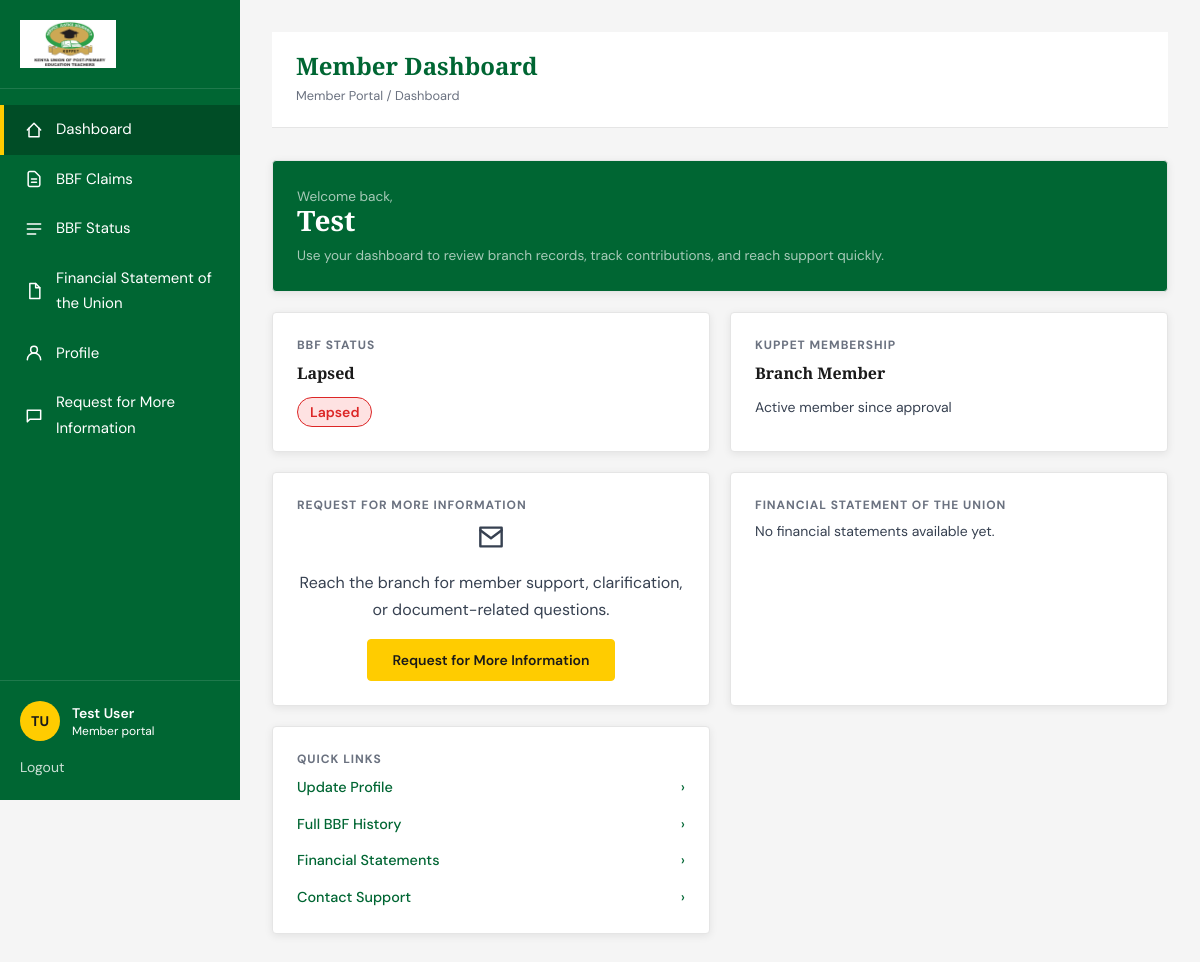
The page /dashboard/ (signed in) on the database its author committed.
### accounts/models.py (models this page shows, shortened)
class CustomUser(AbstractUser):
    tsc_number = models.CharField(max_length=50, unique=True)
    email = models.EmailField(_('email address'), unique=True, null=True, blank=True)
    phone_number = models.CharField(max_length=20, blank=True)
    sub_county = models.CharField(max_length=100, blank=True)
    school = models.CharField(max_length=150, blank=True)
    APPROVAL_STATUS_CHOICES = [
        ('PENDING', _('Pending Approval')),
        ('APPROVED', _('Approved')),
        ('REJECTED', _('Rejected')),
    ]
    approval_status = models.CharField(max_length=10, choices=APPROVAL_STATUS_CHOICES, default='PENDING')
    approval_date = models.DateTimeField(null=True, blank=True)
    approved_by = models.ForeignKey(
        'self',
        on_delete=models.SET_NULL,
        null=True,
        blank=True,
        related_name='approved_users'
    )
    totp_secret = models.CharField(max_length=16, blank=True)
    totp_enabled = models.BooleanField(default=False)
    is_subcounty_rep = models.BooleanField(default=False)
    is_county_rep = models.BooleanField(default=False)
    username = None
    USERNAME_FIELD = 'tsc_number' # Use TSC number for login
    REQUIRED_FIELDS = ['email']
    objects = CustomUserManager()

### dashboard/views.py (the view)
# urls.py: path('', views.DashboardView.as_view(), name='dashboard'),
class DashboardView(LoginRequiredMixin, TemplateView):
    template_name = "dashboard/dashboard.html"
    login_url = reverse_lazy("login")
    def get_context_data(self, **kwargs):
        context = super().get_context_data(**kwargs)
        user = self.request.user
        contributions = BBFContribution.objects.filter(user=user).order_by("-contribution_date")
        total_contributed = sum(contribution.amount for contribution in contributions)
        context["bbf_status"] = get_bbf_status(total_contributed)
        context["contributions"] = contributions[:5]
        context["financial_statements"] = FinancialStatement.objects.all().order_by("-fiscal_year")[:5]
        context["member_first_name"] = user.first_name or user.get_full_name() or user.tsc_number
        return context

### core/bbf_contacts.py (called while the page is built)
def _build_bec_lookup():
    lookup = {}
    for member in BECMember.objects.all():
        normalized = member.title.strip().lower()
        lookup[normalized] = member
    for title, aliases in TITLE_ALIASES.items():
        primary = lookup.get(title.lower())
        if primary:
            continue
        for alias in aliases:
            alias_match = lookup.get(alias.lower())
            if alias_match:
                lookup[title.lower()] = alias_match
                break
    return lookup

def get_bbf_contacts():
    bec_lookup = _build_bec_lookup()
    contacts = []
    for contact in CONTACT_DIRECTORY:
        bec_member = bec_lookup.get(contact["title"].lower())
        local_phone = contact["phone"]
        tel_phone = local_phone[1:] if local_phone.startswith("0") else local_phone
        contacts.append(
            {
                **contact,
                "holder_name": bec_member.name if bec_member else "",
                "tel_phone": tel_phone,
            }
        )
    return contacts

### dashboard/context_processors.py (called while the page is built)
def bbf_contacts(request):
    return {"contact_list": get_bbf_contacts()}

### dashboard/views.py (called while the page is built)
def get_bbf_status(total_contributed):
    if total_contributed >= 5000:
        return "Good Standing"
    if total_contributed > 0:
        return "Pending Arrears"
    return "Lapsed"

### templates/dashboard/dashboard.html (shortened to what this page needs)
{% extends 'dashboard/base_dashboard.html' %}
{% block dashboard_title %}Member Dashboard{% endblock %}
{% block dashboard_breadcrumb %}Member Portal / Dashboard{% endblock %}
{% block dashboard_content %}
<div class="widget-grid">
    <section class="dashboard-card welcome-card">
        <p class="welcome-card__kicker">Welcome back,</p>
        <h2>{{ member_first_name }}</h2>
        <p>Use your dashboard to review branch records, track contributions, and reach support quickly.</p>
    </section>
    <section class="dashboard-card">
        <p class="dashboard-card__eyebrow">BBF Status</p>
        <h2>{{ bbf_status }}</h2>
        <span class="status-badge {% if bbf_status == 'Good Standing' %}status-badge--good{% elif bbf_status == 'Pending Arrears' %}status-badge--pending{% else %}status-badge--lapsed{% endif %}">{{ bbf_status }}</span>
    </section>
    <section class="dashboard-card">
        <p class="dashboard-card__eyebrow">KUPPET Membership</p>
        <h2>Branch Member</h2>
        <p class="text-sm text-[var(--gray-700)]">Active member since {{ user.approval_date|date:"M Y"|default:"approval" }}</p>
    </section>
    <section class="dashboard-card">
        <p class="dashboard-card__eyebrow">Request for More Information</p>
        <div class="mb-4 flex justify-center">
        </div>
        <p class="mb-4 text-center text-[0.9rem] text-[var(--gray-700)]">Reach the branch for member support, clarification, or document-related questions.</p>
        <div class="text-center">
            <a href="{% url 'support' %}" class="btn btn-accent">Request for More Information</a>
        </div>
    </section>
    <section class="dashboard-card">
        <p class="dashboard-card__eyebrow">Financial Statement of the Union</p>
        <div class="statement-list">
            {% for statement in financial_statements %}
                <div class="statement-row">
                    <div class="statement-row__meta">
                        <p class="statement-row__title">{{ statement.fiscal_year }}</p>
                        <p class="statement-row__detail">{{ statement.title }}</p>
                    </div>
                    <a href="{{ statement.file.url }}" class="text-link">PDF</a>
                </div>
            {% empty %}
                <p class="text-sm text-[var(--gray-500)]">No financial statements available yet.</p>
            {% endfor %}
        </div>
    </section>
    <section class="dashboard-card">
        <p class="dashboard-card__eyebrow">Quick Links</p>
        <div class="quick-link-list">
            <a href="{% url 'profile' %}">
                <span>Update Profile</span>
                <span>&rsaquo;</span>
            </a>
            <a href="{% url 'bbf_status' %}">
                <span>Full BBF History</span>
                <span>&rsaquo;</span>
            </a>
            <a href="{% url 'financials' %}">
                <span>Financial Statements</span>
                <span>&rsaquo;</span>
            </a>
            <a href="{% url 'support' %}">
                <span>Contact Support</span>
                <span>&rsaquo;</span>
            </a>
        </div>
    </section>
</div>
{% endblock %}

### templates/dashboard/base_dashboard.html (shortened to what this page needs)
{% extends 'base.html' %}
{% load static %}
{% block body_class %}dashboard-body{% endblock %}
{% block site_shell %}
<div class="dashboard-shell">
    <aside class="dashboard-sidebar" id="dashboard-sidebar">
        <div class="dashboard-sidebar__logo">
            <a href="{% url 'dashboard' %}">
                <img src="{% static 'images/kuppet.png' %}" alt="KUPPET Siaya Branch logo">
            </a>
        </div>
        <nav class="dashboard-nav" aria-label="Dashboard navigation">
            <a href="{% url 'dashboard' %}" class="dashboard-nav-link {% if request.resolver_match.url_name == 'dashboard' %}is-active{% endif %}">
                <svg class="dashboard-nav-icon" fill="none" stroke="currentColor" viewBox="0 0 24 24" aria-hidden="true">
                    <path stroke-linecap="round" stroke-linejoin="round" stroke-width="1.8" d="M4 12l8-8 8 8"></path>
                    <path stroke-linecap="round" stroke-linejoin="round" stroke-width="1.8" d="M6 10v10h12V10"></path>
                </svg>
                <span class="dashboard-nav-label">Dashboard</span>
            </a>
            <a href="{% url 'bbf_claims' %}" class="dashboard-nav-link ">
                <svg class="dashboard-nav-icon" fill="none" stroke="currentColor" viewBox="0 0 24 24" aria-hidden="true">
                    <path stroke-linecap="round" stroke-linejoin="round" stroke-width="1.8" d="M9 12h6m-6 4h6m2 5H7a2 2 0 01-2-2V5a2 2 0 012-2h5.586a1 1 0 01.707.293l5.414 5.414a1 1 0 01.293.707V19a2 2 0 01-2 2z"></path>
                </svg>
                <span class="dashboard-nav-label">BBF Claims</span>
            </a>
            <a href="{% url 'bbf_status' %}" class="dashboard-nav-link {% if request.resolver_match.url_name == 'bbf_status' %}is-active{% endif %}">
                <svg class="dashboard-nav-icon" fill="none" stroke="currentColor" viewBox="0 0 24 24" aria-hidden="true">
                    <path stroke-linecap="round" stroke-linejoin="round" stroke-width="1.8" d="M4 6h16M4 12h16M4 18h10"></path>
                </svg>
                <span class="dashboard-nav-label">BBF Status</span>
            </a>
            <a href="{% url 'financials' %}" class="dashboard-nav-link {% if request.resolver_match.url_name == 'financials' %}is-active{% endif %}">
                <svg class="dashboard-nav-icon" fill="none" stroke="currentColor" viewBox="0 0 24 24" aria-hidden="true">
                    <path stroke-linecap="round" stroke-linejoin="round" stroke-width="1.8" d="M7 3h7l5 5v13H7z"></path>
                    <path stroke-linecap="round" stroke-linejoin="round" stroke-width="1.8" d="M14 3v5h5"></path>
                </svg>
                <span class="dashboard-nav-label">Financial Statement of the Union</span>
            </a>
            <a href="{% url 'profile' %}" class="dashboard-nav-link {% if request.resolver_match.url_name == 'profile' %}is-active{% endif %}">
                <span class="dashboard-nav-label">Profile</span>
            </a>
            <a href="{% url 'support' %}" class="dashboard-nav-link {% if request.resolver_match.url_name == 'support' %}is-active{% endif %}">
                <svg class="dashboard-nav-icon" fill="none" stroke="currentColor" viewBox="0 0 24 24" aria-hidden="true">
                    <path stroke-linecap="round" stroke-linejoin="round" stroke-width="1.8" d="M4 5h16v11H7l-3 3V5z"></path>
                </svg>
                <span class="dashboard-nav-label">Request for More Information</span>
            </a>
        </nav>
        <div class="dashboard-sidebar__footer">
            <div class="mb-3 flex items-center gap-3">
                <span class="avatar-badge">{{ user.first_name|default:user.tsc_number|slice:":1" }}{{ user.last_name|slice:":1" }}</span>
                <div class="dashboard-sidebar__footer-text">
                    <p class="text-sm font-semibold">{{ user.get_full_name|default:user.tsc_number }}</p>
                    <p class="text-xs text-white/70">Member portal</p>
                </div>
            </div>
            <a href="{% url 'logout' %}" class="text-sm text-white/80 hover:text-white hover:underline">Logout</a>
        </div>
    </aside>
    <main class="dashboard-main">
        <div class="dashboard-main__inner">
            <div class="dashboard-heading-bar">
                <div class="flex items-start gap-4">
                    <div>
                        <h1>{% block dashboard_title %}Member Dashboard{% endblock %}</h1>
                        <p class="dashboard-breadcrumb">{% block dashboard_breadcrumb %}Member Portal{% endblock %}</p>
                    </div>
                </div>
            </div>
            {% block dashboard_content %}{% endblock %}
        </div>
    </main>
</div>
{% endblock %}

### rows shown on the page
CustomUser: first_name "T", last_name "U", get_full_name "Test User", first_name "Test", approval_date "approval"

### other values the page prints
{{ bbf_status }} "Lapsed"
